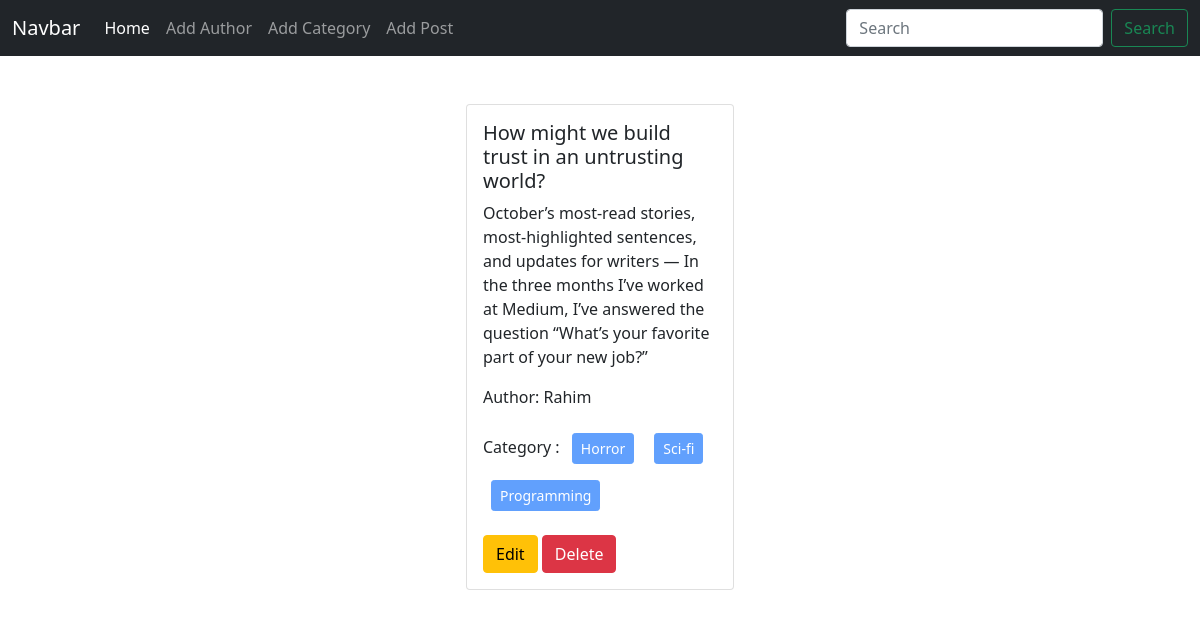
The app's page /, older data.
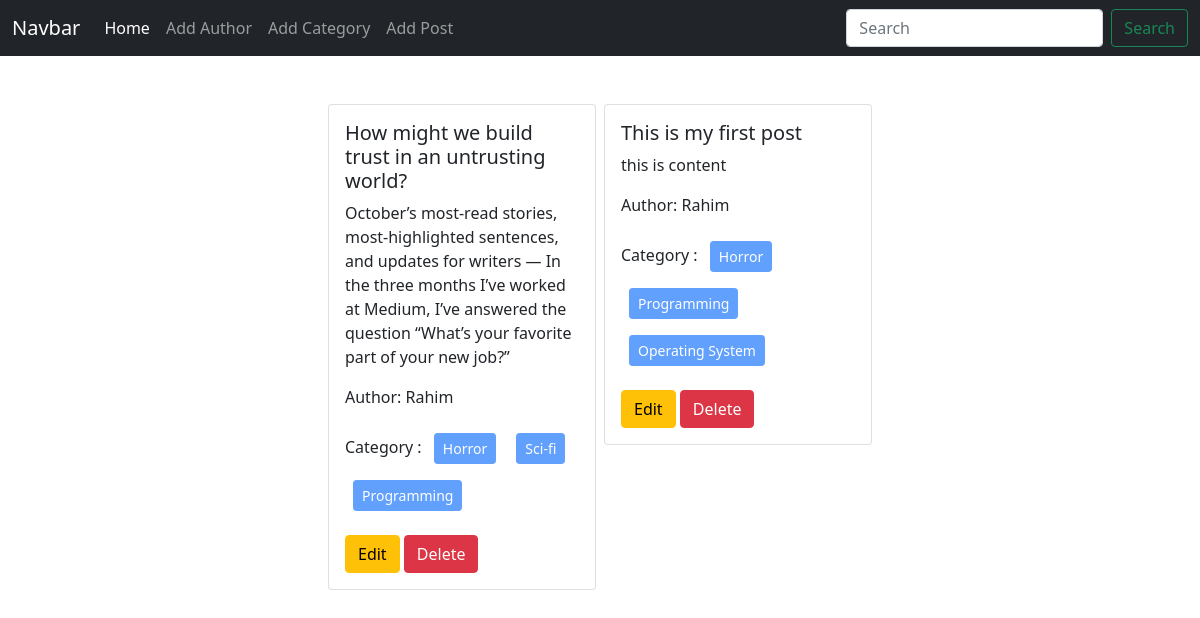
The same page, newer data.
### posts/models.py (models this page shows)
class Post(models.Model):
    title = models.CharField(max_length=50)
    content = models.TextField()
    category = models.ManyToManyField(Category)
    author = models.ForeignKey(Author, on_delete=models.CASCADE)
    def __str__(self):
        return self.title

### author/models.py (models this page shows, shortened)
class Author(models.Model):
    name = models.CharField(max_length=100)
    bio = models.TextField()
    phone_no = models.CharField(max_length=12)

### categories/models.py (models this page shows, shortened)
class Category(models.Model):
    name = models.CharField(max_length=100)

### blog_project/views.py (the view)
# urls.py: 2. Add a URL to urlpatterns:  path('', views.home, name='home')
def home(request):
    data = Post.objects.all()
    print(data)
    return render(request, "home.html", {"data": data})

### templates/home.html
{% extends "base.html" %} {% block content %}
<div class="d-flex flex-wrap justify-content-center px-5 pt-5">
  {% for post in data %}
  <div class="col-sm-3">
    <div class="card mx-1">
      <div class="card-body">
        <h5 class="card-title">{{post.title}}</h5>
        <p class="card-text">{{post.content}}</p>
        <p>Author: {{post.author.name}}</p>
        <p>
          Category : {% for cat in post.category.all %}
          <button class="btn btn-primary btn-sm m-2" disabled>
            {{cat.name}}
          </button>
          {% endfor%}
        </p>
        <a href=" {% url "edit_post" post.id %} " class="btn btn-warning">Edit</a>
        <a href="{% url "delete_post" post.id %}" class="btn btn-danger">Delete</a>
      </div>
    </div>
  </div>
  {% endfor %}
</div>
{% endblock %}

Row changes from the older to the newer data that the page shows:
added Post: title "This is my first post", content "this is content", author.name "Rahim", Category (name "Horror"), Category (name "Programming")
now on this page (row unchanged): Category: name "Operating System", shown under "This is my first post"
